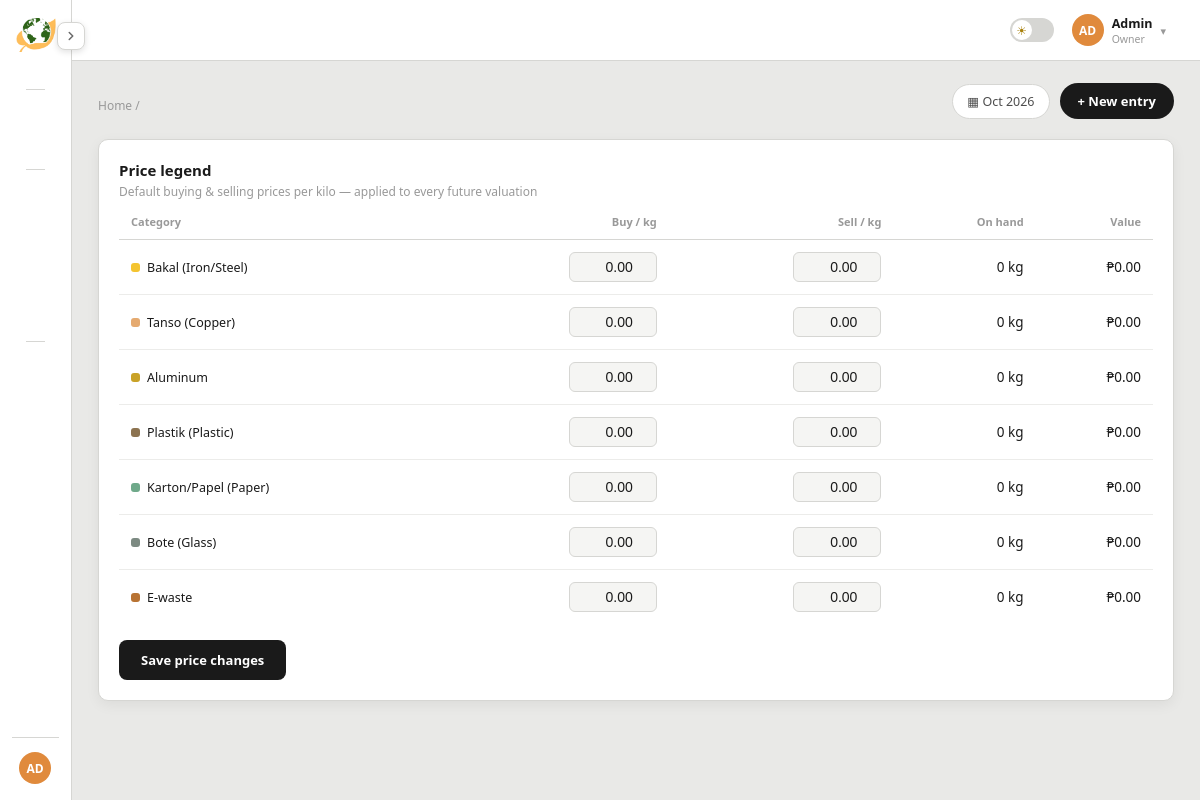
Screenshot of /price.php (signed in) with the database file from the repository.
### tables this page shows
CREATE TABLE categories (
  id INT AUTO_INCREMENT PRIMARY KEY,
  code VARCHAR(20) NOT NULL UNIQUE,
  label VARCHAR(60) NOT NULL,
  short_name VARCHAR(30) NOT NULL,
  color CHAR(7) NOT NULL,
  capacity_kg DECIMAL(10,2) NOT NULL DEFAULT 500,
  sort_order INT NOT NULL DEFAULT 0
);

### includes/data.php (called while the page is built, shortened)
<?php
function load_categories($pdo){
    $cats = $pdo->query('SELECT id, code, label, short_name, color, capacity_kg FROM categories ORDER BY sort_order')->fetchAll();
    $rows = $pdo->query("SELECT i.id, i.category_id, i.name, i.is_other, i.sell_price, i.markup_pct, i.buy_price,
            (SELECT COALESCE(SUM(kg), 0) FROM stock_entries WHERE item_id = i.id)
          - (SELECT COALESCE(SUM(kg), 0) FROM sales WHERE item_id = i.id)
          - (SELECT COALESCE(SUM(kg), 0) FROM removals WHERE item_id = i.id) AS stock
        FROM items i ORDER BY i.sort_order, i.id")->fetchAll();
    $by = [];
    foreach($rows as $r){
        $by[$r['category_id']][] = [
            'id' => (int)$r['id'], 'name' => $r['name'], 'other' => (int)$r['is_other'],
            'sell' => (float)$r['sell_price'], 'buy' => (float)$r['buy_price'], 'markup' => (float)$r['markup_pct'],
            'stock' => max(round((float)$r['stock'], 2), 0),
        ];
    }
    return array_map(function($c) use ($by){
        $list = array_map(function($i) use ($c){
            $i['cat'] = $c['code'];
            return $i;
        }, $by[$c['id']] ?? []);
        $stock = array_sum(array_column($list, 'stock'));
        $value = array_sum(array_map(function($i){ return $i['stock'] * $i['buy']; }, $list));
        $proj = array_sum(array_map(function($i){ return $i['stock'] * $i['sell']; }, $list));
        $cap = (float)$c['capacity_kg'] > 0 ? min(100, round($stock / (float)$c['capacity_kg'] * 100)) : 0;
        return [
            'code' => $c['code'], 'label' => $c['label'], 'short_name' => $c['short_name'], 'color' => $c['color'],
            'stock' => round($stock, 2), 'cap' => $cap, 'value' => round($value, 2), 'proj' => round($proj, 2), 'items' => $list,
        ];
    }, $cats);
}

### includes/auth.php (called while the page is built, shortened)
<?php
function e($s){
    return htmlspecialchars((string)$s, ENT_QUOTES, 'UTF-8');
}

### price.php (the view, shortened to what this page needs)
<?php
require_once __DIR__ . '/includes/auth.php';
include __DIR__ . '/includes/header.php';
require_once __DIR__ . '/includes/data.php';
$cats = load_categories($pdo);
?>
<section class="panel active" id="panel-price">
      <div class="card">
        <div class="cardHead"><div><h2>Price legend</h2><div class="cardDesc">Default buying &amp; selling prices per kilo — applied to every future valuation</div></div></div>
        <form method="post" action="actions/price_save.php">
          <div class="tableWrap"><table>
            <thead><tr><th>Category</th><th class="num">Buy / kg</th><th class="num">Sell / kg</th><th class="num">On hand</th><th class="num">Value</th></tr></thead>
            <tbody>
<?php foreach($cats as $c): ?>
              <tr>
                <td><span class="catChip"><i style="background:<?= e($c['color']) ?>"></i><?= e($c['label']) ?></span></td>
                <td class="num"><input type="number" name="buy[<?= e($c['code']) ?>]" value="<?= number_format($c['buy'], 2, '.', '') ?>" step="0.01" min="0" style="width:88px;text-align:right;padding:6px 8px;"></td>
                <td class="num"><input type="number" name="sell[<?= e($c['code']) ?>]" value="<?= number_format($c['sell'], 2, '.', '') ?>" step="0.01" min="0" style="width:88px;text-align:right;padding:6px 8px;"></td>
                <td class="num"><?= $c['stock'] ?> kg</td>
                <td class="num">₱<?= number_format($c['buy'] * $c['stock'], 2) ?></td>
              </tr>
<?php endforeach; ?>
            </tbody>
          </table></div>
          <div style="margin-top:16px;"><button class="btnCta" type="submit" style="border-radius:8px;padding:11px 22px;">Save price changes</button></div>
        </form>
      </div>
</section>
<?php
include __DIR__ . '/includes/footer.php';

### assets/css/style.css (style rules this page uses)
* { box-sizing:border-box; }
body { margin:0; min-height:100vh; background:#e9e9e7; color:#1a1a1a; font-family:"Segoe UI", Tahoma, Geneva, sans-serif; }
h1,h2,h3 { margin:0; }
button { font-family:inherit; cursor:pointer; }
.btnCta { background:#1a1a1a; color:#fff; padding:9px 18px; font-size:13px; border-radius:20px; border:none; font-weight:700; }
.panel { display:none; }
.panel.active { display:block; }
.card { background:#fff; border:1px solid #d6d6d3; border-radius:10px; padding:20px; box-shadow:0 4px 14px rgba(0,0,0,0.06); }
.cardHead { display:flex; align-items:center; justify-content:space-between; margin-bottom:14px; flex-wrap:wrap; gap:10px; }
.cardHead h2 { font-size:15px; font-weight:700; }
.cardDesc { font-size:12px; color:#999; margin-top:3px; }
table { width:100%; border-collapse:collapse; font-size:13.5px; }
thead th { text-align:left; font-size:11px; color:#999; font-weight:600; padding:0 12px 10px; border-bottom:1px solid #d6d6d3; }
tbody td { padding:12px; border-bottom:1px solid #ececea; vertical-align:middle; }
tbody tr:last-child td { border-bottom:none; }
.num { text-align:right; }
td.num, th.num { text-align:right; }
.catChip { display:inline-flex; align-items:center; gap:7px; font-size:12.5px; }
.catChip i { width:9px; height:9px; border-radius:3px; flex-shrink:0; }
form select, form input { width:100%; padding:10px 12px; background:#f5f5f3; border:1px solid #d6d6d3; border-radius:6px; color:#1a1a1a; font-size:14px; outline:none; }
.tableWrap { width:100%; overflow-x:auto; -webkit-overflow-scrolling:touch; }
.tableWrap table { min-width:520px; }
.navLink, .quickCard, .btnCta { text-decoration:none; }
.btnCta { display:inline-block; }
:root { --rail:72px; --navW:244px; --card:#fff; --line:#d6d6d3; --soft:#f5f5f3; --muted:#6b6b6b; --gold:#f4c430; --goldInk:#a8800c; --stage:#cfcfcb; }

### rows the page displays
categories: label "Bakal (Iron/Steel)", buy "0.00", sell "0.00", stock "0", stock "0.00"
categories: label "Tanso (Copper)", buy "0.00", sell "0.00", stock "0", stock "0.00"
categories: label "Plastik (Plastic)", buy "0.00", sell "0.00", stock "0", stock "0.00"
categories: label "Karton/Papel (Paper)", buy "0.00", sell "0.00", stock "0", stock "0.00"
categories: label "Bote (Glass)", buy "0.00", sell "0.00", stock "0", stock "0.00"
categories: label "E-waste", buy "0.00", sell "0.00", stock "0", stock "0.00"

### other values shown
$user['initials'] "AD"
$user['name'] "Admin"
$user['label'] "Owner"
$c['label'] "Aluminum"
$c['stock'] "0"
$c['buy'] * $c['stock'] "0.00"
